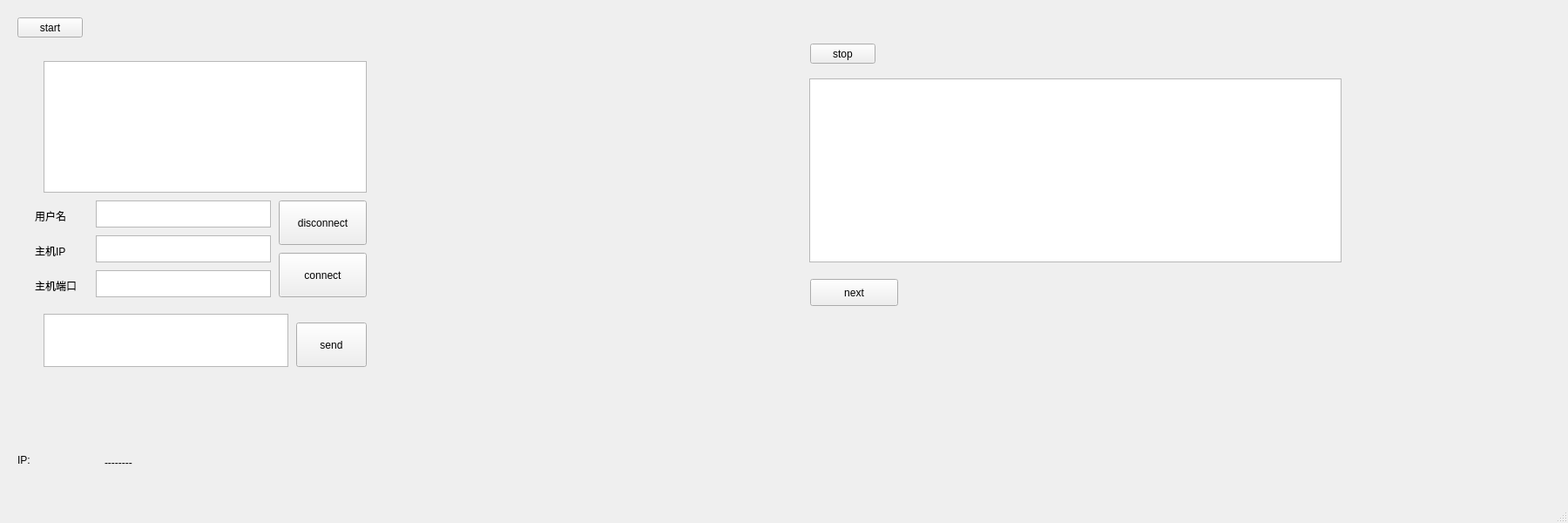
<?xml version="1.0" encoding="UTF-8"?>
<ui version="4.0">
 <class>MainWindow</class>
 <widget class="QMainWindow" name="MainWindow">
  <property name="geometry">
   <rect>
    <x>0</x>
    <y>0</y>
    <width>1800</width>
    <height>600</height>
   </rect>
  </property>
  <property name="windowTitle">
   <string>anodize</string>
  </property>
  <widget class="QWidget" name="centralWidget">
   <widget class="QPushButton" name="pushButton_stop">
    <property name="geometry">
     <rect>
      <x>930</x>
      <y>50</y>
      <width>75</width>
      <height>23</height>
     </rect>
    </property>
    <property name="text">
     <string>stop</string>
    </property>
   </widget>
   <widget class="QPushButton" name="pushButton_start">
    <property name="geometry">
     <rect>
      <x>20</x>
      <y>20</y>
      <width>75</width>
      <height>23</height>
     </rect>
    </property>
    <property name="text">
     <string>start</string>
    </property>
   </widget>
   <widget class="QTextBrowser" name="text_output">
    <property name="geometry">
     <rect>
      <x>929</x>
      <y>90</y>
      <width>611</width>
      <height>211</height>
     </rect>
    </property>
   </widget>
   <widget class="QLabel" name="label_IP">
    <property name="geometry">
     <rect>
      <x>120</x>
      <y>510</y>
      <width>271</width>
      <height>41</height>
     </rect>
    </property>
    <property name="text">
     <string>--------</string>
    </property>
   </widget>
   <widget class="QLabel" name="label">
    <property name="geometry">
     <rect>
      <x>20</x>
      <y>520</y>
      <width>72</width>
      <height>16</height>
     </rect>
    </property>
    <property name="text">
     <string>IP:</string>
    </property>
   </widget>
   <widget class="QPushButton" name="pushButton">
    <property name="geometry">
     <rect>
      <x>930</x>
      <y>320</y>
      <width>101</width>
      <height>31</height>
     </rect>
    </property>
    <property name="text">
     <string>next</string>
    </property>
   </widget>
   <widget class="QTextBrowser" name="textBrowser_server">
    <property name="geometry">
     <rect>
      <x>50</x>
      <y>70</y>
      <width>371</width>
      <height>151</height>
     </rect>
    </property>
   </widget>
   <widget class="QTextEdit" name="textEdit_IP">
    <property name="geometry">
     <rect>
      <x>110</x>
      <y>270</y>
      <width>201</width>
      <height>31</height>
     </rect>
    </property>
   </widget>
   <widget class="QTextEdit" name="textEdit_port">
    <property name="geometry">
     <rect>
      <x>110</x>
      <y>310</y>
      <width>201</width>
      <height>31</height>
     </rect>
    </property>
   </widget>
   <widget class="QTextEdit" name="textEdit_send">
    <property name="geometry">
     <rect>
      <x>50</x>
      <y>360</y>
      <width>281</width>
      <height>61</height>
     </rect>
    </property>
   </widget>
   <widget class="QPushButton" name="pushButton_send">
    <property name="geometry">
     <rect>
      <x>340</x>
      <y>370</y>
      <width>81</width>
      <height>51</height>
     </rect>
    </property>
    <property name="text">
     <string>send</string>
    </property>
   </widget>
   <widget class="QLabel" name="label_2">
    <property name="geometry">
     <rect>
      <x>40</x>
      <y>280</y>
      <width>72</width>
      <height>16</height>
     </rect>
    </property>
    <property name="text">
     <string>主机IP</string>
    </property>
   </widget>
   <widget class="QLabel" name="label_3">
    <property name="geometry">
     <rect>
      <x>40</x>
      <y>320</y>
      <width>72</width>
      <height>16</height>
     </rect>
    </property>
    <property name="text">
     <string>主机端口</string>
    </property>
   </widget>
   <widget class="QPushButton" name="pushButton_connect">
    <property name="geometry">
     <rect>
      <x>320</x>
      <y>290</y>
      <width>101</width>
      <height>51</height>
     </rect>
    </property>
    <property name="text">
     <string>connect</string>
    </property>
   </widget>
   <widget class="QLabel" name="label_4">
    <property name="geometry">
     <rect>
      <x>40</x>
      <y>240</y>
      <width>72</width>
      <height>16</height>
     </rect>
    </property>
    <property name="text">
     <string>用户名</string>
    </property>
   </widget>
   <widget class="QTextEdit" name="textEdit_name">
    <property name="geometry">
     <rect>
      <x>110</x>
      <y>230</y>
      <width>201</width>
      <height>31</height>
     </rect>
    </property>
   </widget>
   <widget class="QPushButton" name="pushButton_disconnect">
    <property name="geometry">
     <rect>
      <x>320</x>
      <y>230</y>
      <width>101</width>
      <height>51</height>
     </rect>
    </property>
    <property name="text">
     <string>disconnect</string>
    </property>
   </widget>
  </widget>
  <widget class="QStatusBar" name="statusBar"/>
 </widget>
 <layoutdefault spacing="6" margin="11"/>
 <resources/>
 <connections/>
</ui>
